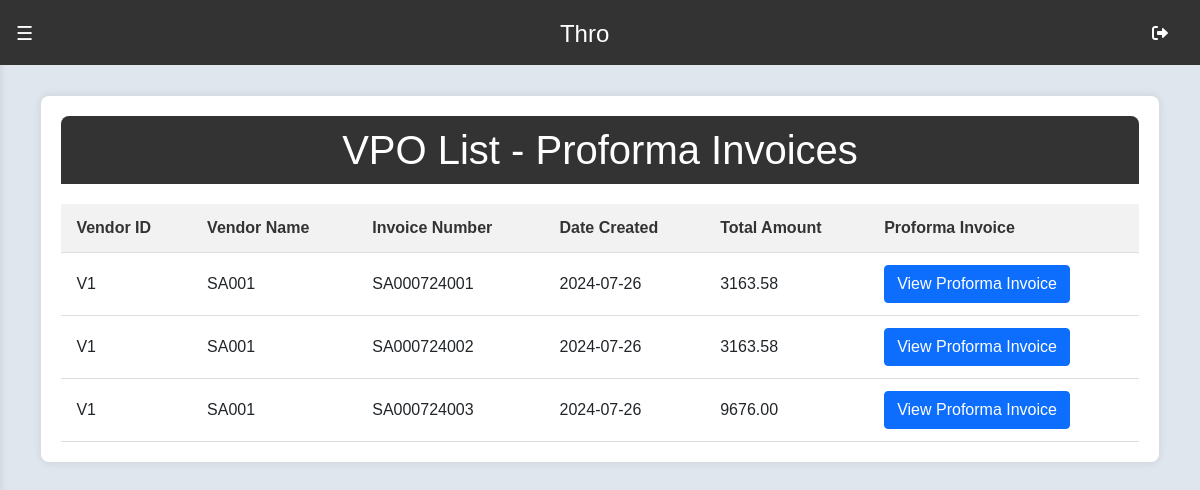
The app's page /viewvpo with its own data.
### api/models.py (models this page shows, shortened)
class VPO(models.Model):
    vendor = models.ForeignKey(Vendor, on_delete=models.CASCADE)
    invoice_number = models.CharField(max_length=20,  blank=True)
    serial_num = models.IntegerField()
    product = models.ForeignKey(Product, on_delete=models.CASCADE)
    qty = models.IntegerField(default=0)
    rate = models.DecimalField(max_digits=10, decimal_places=2, blank=True, null=True)
    total = models.DecimalField(max_digits=10, decimal_places=2, blank=True, null=True)
    discount = models.DecimalField(max_digits=10, decimal_places=2, default=0)
    transportation = models.DecimalField(max_digits=10, decimal_places=2, default=0)
    total_taxable_amount = models.DecimalField(max_digits=10, decimal_places=2, default=0)
    gst = models.DecimalField(max_digits=10, decimal_places=2, default=0)
    total_amount = models.DecimalField(max_digits=10, decimal_places=2, default=0)
    proforma_invoice = models.FileField(upload_to='media/')
    date_created = models.DateTimeField(default=timezone.now)

class Vendor(models.Model):
    vendor_id = models.CharField(max_length=10)
    STATES_CHOICES = [
        ('AN', 'Andaman and Nicobar Islands'),
        ('AP', 'Andhra Pradesh'),
        ('AR', 'Arunachal Pradesh'),
        ('AS', 'Assam'),
        ('BR', 'Bihar'),
        ('CH', 'Chandigarh'),
        ('CT', 'Chhattisgarh'),
        ('DL', 'Delhi'),
        ('GA', 'Goa'),
        ('GJ', 'Gujarat'),
        ('HR', 'Haryana'),
        ('HP', 'Himachal Pradesh'),
        ('JK', 'Jammu and Kashmir'),
        ('JH', 'Jharkhand'),
        ('KA', 'Karnataka'),
        ('KL', 'Kerala'),
        ('LA', 'Ladakh'),
        ('LD', 'Lakshadweep'),
        ('MP', 'Madhya Pradesh'),
        ('MH', 'Maharashtra'),
        ('MN', 'Manipur'),
        ('ML', 'Meghalaya'),
        ('MZ', 'Mizoram'),
        ('NL', 'Nagaland'),
        ('OR', 'Odisha'),
        ('PY', 'Puducherry'),
        ('PB', 'Punjab'),
        ('RJ', 'Rajasthan'),
        ('SK', 'Sikkim'),
        ('TN', 'Tamil Nadu'),
        ('TG', 'Telangana'),
        ('TR', 'Tripura'),
        ('UP', 'Uttar Pradesh'),
        ('UT', 'Uttarakhand'),
        ('WB', 'West Bengal'),
    ]
    vendorName = models.CharField(max_length=100)
    vendorAddress = models.CharField(max_length=200)
    vendorGstNumber = models.CharField(max_length=50)
    vendorPhoneNumber = models.CharField(max_length=20)
    city = models.CharField(max_length=100)
    state = models.CharField(max_length=2, choices=STATES_CHOICES)
    pincode = models.CharField(max_length=10)
    ifscCode = models.CharField(max_length=20)
    accountNo = models.IntegerField()
    branch = models.CharField(max_length=30)
    nameOfBank = models.CharField(max_length=30)

### api/views.py (the view)
# urls.py: path('viewvpo',views.viewvpo,name='viewvpo'),
def viewvpo(request):
    latest_vpo_subquery = VPO.objects.filter(
        invoice_number=OuterRef('invoice_number'),
        proforma_invoice__isnull=False
    ).order_by('-id')  # Assuming `id` is the primary key of VPO, adjust as per your model
    vpos = VPO.objects.filter(
        id=Subquery(latest_vpo_subquery.values('id')[:1])
    ).order_by('invoice_number')
    return render(request, 'viewvpo.html', {'vpos': vpos})

### api/templates/viewvpo.html (shortened to what this page needs)
{% extends "base.html" %}
{% block content %}
<div class="container">
    <h1>VPO List - Proforma Invoices</h1>
    <table>
        <thead>
            <tr>
                <th>Vendor ID</th>
                <th>Vendor Name</th>
                <th>Invoice Number</th>
                <th>Date Created</th>
                <th>Total Amount</th>
                <th>Proforma Invoice</th>
            </tr>
        </thead>
        <tbody>
            {% for vpo in vpos %}
            <tr>
                <td>{{ vpo.vendor.vendor_id }}</td>
                <td>{{ vpo.vendor.vendorName }}</td>
                <td>{{ vpo.invoice_number }}</td>
                <td>{{ vpo.date_created|date:"Y-m-d" }}</td>
                <td>{{ vpo.total_amount|floatformat:2 }}</td>
                <td>
                    <a href="{{ vpo.proforma_invoice.url }}" class="btn btn-primary" target="_blank">View Proforma Invoice</a>
                </td>
            </tr>
            {% empty %}
            <tr>
                <td colspan="6">No VPO records with Proforma Invoices found.</td>
            </tr>
            {% endfor %}
        </tbody>
    </table>
</div>
{% endblock %}

### api/static/css/base.css (style rules this page uses)
body { margin: 0; font-family: Arial, sans-serif; background-color: #e0e6ed; }

### api/templates/viewvpo.html (style rules this page uses)
.container { max-width: 95%; margin: 20px auto; padding: 20px; background-color: #fff; border-radius: 8px; box-shadow: 0 0 10px rgba(0, 0, 0, 0.1); margin-top: 0%; }
h1 { text-align: center; color: white; background-color: #333; padding: 10px; margin-top: 0; border-top-left-radius: 8px; border-top-right-radius: 8px; }
table { width: 100%; border-collapse: collapse; margin-top: 20px; }
th, td { padding: 12px 15px; text-align: left; border-bottom: 1px solid #ddd; }
th { background-color: #f2f2f2; color: #333; }

### records on screen
VPO: vendor.vendor_id "V1", vendor.vendorName "SA001", invoice_number "SA000724001", date_created "2024-07-26", total_amount "3163.58"
VPO: vendor.vendor_id "V1", vendor.vendorName "SA001", invoice_number "SA000724002", date_created "2024-07-26", total_amount "3163.58"
VPO: vendor.vendor_id "V1", vendor.vendorName "SA001", invoice_number "SA000724003", date_created "2024-07-26", total_amount "9676.00"
